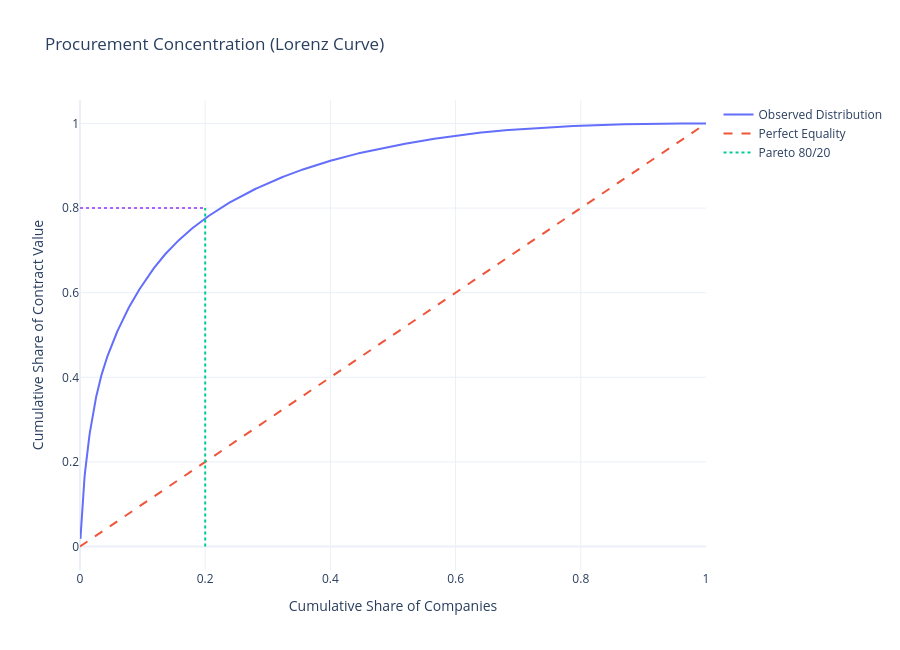

The notebook cell this image was saved under:
### Markdown cell above
**By Company** (Adjudicatario)

### Code cell
def company_concentration_analysis(
    G,
    top_percentages=[0.01, 0.05, 0.1, 0.2],
    weight_attr="total_price"
):
    """
    Measures procurement concentration among companies.

    Uses incoming edge weights:
        companies receiving contract value.
    """

    # =================================================
    # COMPANY IN-STRENGTH
    # =================================================

    company_values = []

    for node in G.nodes():

        node_type = G.nodes[node].get("node_type")

        # only suppliers / adjudicatarios
        if node_type == "adjudicatario":

            total_value = G.in_degree(
                node,
                weight=weight_attr
            )

            if total_value > 0:

                company_values.append({
                    "company": node,
                    "total_value": total_value
                })

    df = pd.DataFrame(company_values)

    # =================================================
    # SORT DESCENDING
    # =================================================

    df = df.sort_values(
        "total_value",
        ascending=False
    ).reset_index(drop=True)

    # =================================================
    # SHARES
    # =================================================

    total_market = df["total_value"].sum()

    df["value_share"] = (
        df["total_value"] / total_market
    )

    df["cum_value_share"] = (
        df["value_share"].cumsum()
    )

    df["company_share"] = (
        np.arange(1, len(df) + 1) / len(df)
    )

    # =================================================
    # PARETO RESULTS
    # =================================================

    print("\n===================================")
    print("PROCUREMENT CONCENTRATION")
    print("===================================")

    for p in top_percentages:

        n_top = max(1, int(len(df) * p))

        captured = (
            df.iloc[:n_top]["value_share"]
            .sum()
        )

        print(
            f"\nTop {p*100:.0f}% companies "
            f"control {captured*100:.2f}% "
            f"of total contract value"
        )

    # =================================================
    # GINI COEFFICIENT
    # =================================================

    values = np.sort(df["total_value"].values)

    n = len(values)

    gini = (2 * np.sum(np.arange(1, n+1) * values) / (n * np.sum(values))) - (n+1)/n

    print(f"\nGini coefficient: {gini:.4f}")

    # =================================================
    # HHI
    # =================================================

    hhi = np.sum(
        (df["value_share"] * 100) ** 2
    )

    print(f"HHI: {hhi:.2f}")

    # =================================================
    # PARETO / LORENZ CURVE
    # =================================================

    fig = go.Figure()

    # Lorenz curve
    fig.add_trace(
        go.Scatter(
            x=df["company_share"],
            y=df["cum_value_share"],
            mode="lines",
            name="Observed Distribution"
        )
    )

    # equality line
    fig.add_trace(
        go.Scatter(
            x=[0, 1],
            y=[0, 1],
            mode="lines",
            name="Perfect Equality",
            line=dict(dash="dash")
        )
    )

    # 80/20 reference
    fig.add_trace(
        go.Scatter(
            x=[0.2, 0.2],
            y=[0, 0.8],
            mode="lines",
            name="Pareto 80/20",
            line=dict(dash="dot")
        )
    )

    fig.add_trace(
        go.Scatter(
            x=[0, 0.2],
            y=[0.8, 0.8],
            mode="lines",
            showlegend=False,
            line=dict(dash="dot")
        )
    )

    fig.update_layout(
        title="Procurement Concentration (Lorenz Curve)",
        template="plotly_white",
        width=900,
        height=650,
        xaxis_title="Cumulative Share of Companies",
        yaxis_title="Cumulative Share of Contract Value"
    )

    fig.show()

    return df


# =====================================================
# RUN
# =====================================================

concentration_df = company_concentration_analysis(
    G_log,
    top_percentages=[0.01, 0.05, 0.1, 0.2]
)

### Figure 1 — Plotly figure (JSON) as saved in the notebook; plotly's stock layout.template omitted (floating-point values rounded to 4 significant figures; data arrays with more than 128 entries replaced by an {"elided": "..."} marker saying what was removed)
{"data": [{"mode": "lines", "name": "Observed Distribution", "type": "scatter", "x": {"elided": "1525 float values"}, "y": {"elided": "1525 float values"}}, {"line": {"dash": "dash"}, "mode": "lines", "name": "Perfect Equality", "type": "scatter", "x": [0, 1], "y": [0, 1]}, {"line": {"dash": "dot"}, "mode": "lines", "name": "Pareto 80/20", "type": "scatter", "x": [0.2, 0.2], "y": [0, 0.8]}, {"line": {"dash": "dot"}, "mode": "lines", "showlegend": false, "type": "scatter", "x": [0, 0.2], "y": [0.8, 0.8]}], "layout": {"height": 650, "title": {"text": "Procurement Concentration (Lorenz Curve)"}, "width": 900, "xaxis": {"title": {"text": "Cumulative Share of Companies"}}, "yaxis": {"title": {"text": "Cumulative Share of Contract Value"}}}}
